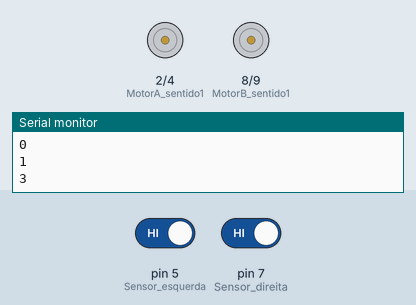
Simulated run of this sketch. Board: Arduino Uno, built with avr-gcc and run on an emulated ATmega328P. Shown: motor-driver pin pairs drawn as motors (green arrow = first pin HIGH = forward, orange = second pin HIGH = backward, longer = more drive, scaled by the enable pin), the last lines printed to the serial monitor. The inputs (shaded band) are chosen by the test bench; at power-on: pin 5 (Sensor_esquerda) HIGH, pin 7 (Sensor_direita) HIGH.

Above: at 3.8 s.
3.9 s: pin 5 (Sensor_esquerda) driven LOW
At 4.3 s:
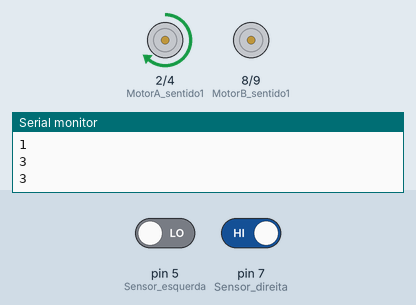
5.5 s: pin 7 (Sensor_direita) driven LOW
At 7.1 s:
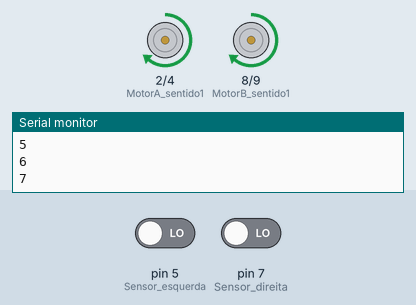
7.5 s: pin 5 (Sensor_esquerda) driven HIGH
At 8.6 s:
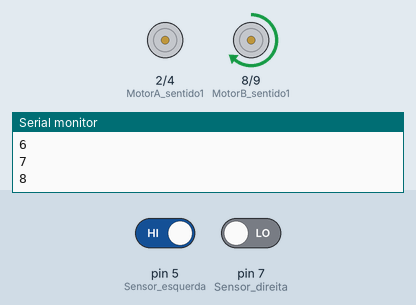
Timing chart, 0 to 10.5 s (numbered marks = the images above; inputs shaded):
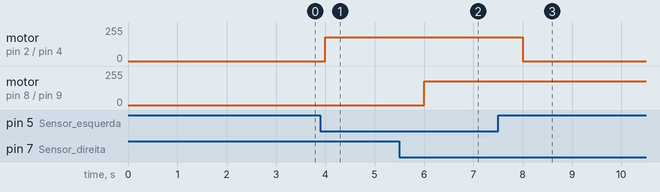

The sketch:

robofollowliner.ino
```cpp
/*DECLARAÇÃO DE VARIAVEIS*/


#define MotorA_sentido1 2 //esquerda
#define MotorA_sentido2 4  //esquerda
#define MotorB_sentido1 8 // direita
#define MotorB_sentido2 9 //direita
#define MotorA_PWM 3
#define MotorB_PWM 10

#define veloc0 0
#define veloc1 90
#define veloc2 180
#define veloc3 255

#define Sensor_direita 7
#define Sensor_esquerda 5
bool direita, esquerda;

unsigned long time;


void setup() {
  Serial.begin(9600);
  pinMode(MotorA_sentido1, OUTPUT);
  pinMode(MotorA_sentido2, OUTPUT);
  pinMode(MotorB_sentido1, OUTPUT);
  pinMode(MotorB_sentido2, OUTPUT);
  pinMode(MotorA_PWM, OUTPUT);
  pinMode(MotorB_PWM, OUTPUT);
  pinMode(Sensor_direita, INPUT);
  pinMode(Sensor_esquerda, INPUT);

}


void loop() {

  time = millis();

  int tempo = time / 1000;
  Serial.println(tempo);
  delay(1000);


  digitalWrite(MotorA_sentido1, HIGH);
  digitalWrite(MotorA_sentido2, LOW);
  digitalWrite(MotorB_sentido1, HIGH);
  digitalWrite(MotorB_sentido2, LOW);

   direita = digitalRead(Sensor_direita);
  esquerda = digitalRead(Sensor_esquerda);

 if (direita == false && esquerda == false) {   //false == branco, true == preto inverter para true pois a pista será preta
  analogWrite(MotorA_PWM, veloc2);
  analogWrite(MotorB_PWM, veloc2);

 }else if (direita == true && esquerda == false){ // direita == false , esquerda == true
  analogWrite(MotorA_PWM, veloc2);
  analogWrite(MotorB_PWM, 0);

 }else if(direita == false && esquerda == true) { // direita == true , esquerda == false
  analogWrite(MotorA_PWM, 0);
  analogWrite(MotorB_PWM, veloc2);
 }//else if (direita == true && esquerda == true) { condição caso seja necessario que os dois sensores sejam branco nas encruzilhadas = trocar pra false

  //analogWrite(MotorA_PWM, veloc2);  // continua andando
  //analogWrite(MotorB_PWM, veloc2);
 //}//else if(tempo == 20) { condição pra parar de acordo com a volta na chegada, trocar o tempo
   // analogWrite(MotorA_PWM, 0); // para os dois motores
 // analogWrite(MotorB_PWM, 0); para os dois motores
 //}


}
```

Measured:
- after the input at 3.9 s, motor on pin 2 (MotorA_sentido1) / pin 4 (MotorA_sentido2): stopped → forward 180/255 after 0.10 s
- after the input at 5.5 s, motor on pin 8 (MotorB_sentido1) / pin 9 (MotorB_sentido2): stopped → forward 180/255 after 0.50 s
- after the input at 7.5 s, motor on pin 2 (MotorA_sentido1) / pin 4 (MotorA_sentido2): forward 180/255 → stopped after 0.50 s
